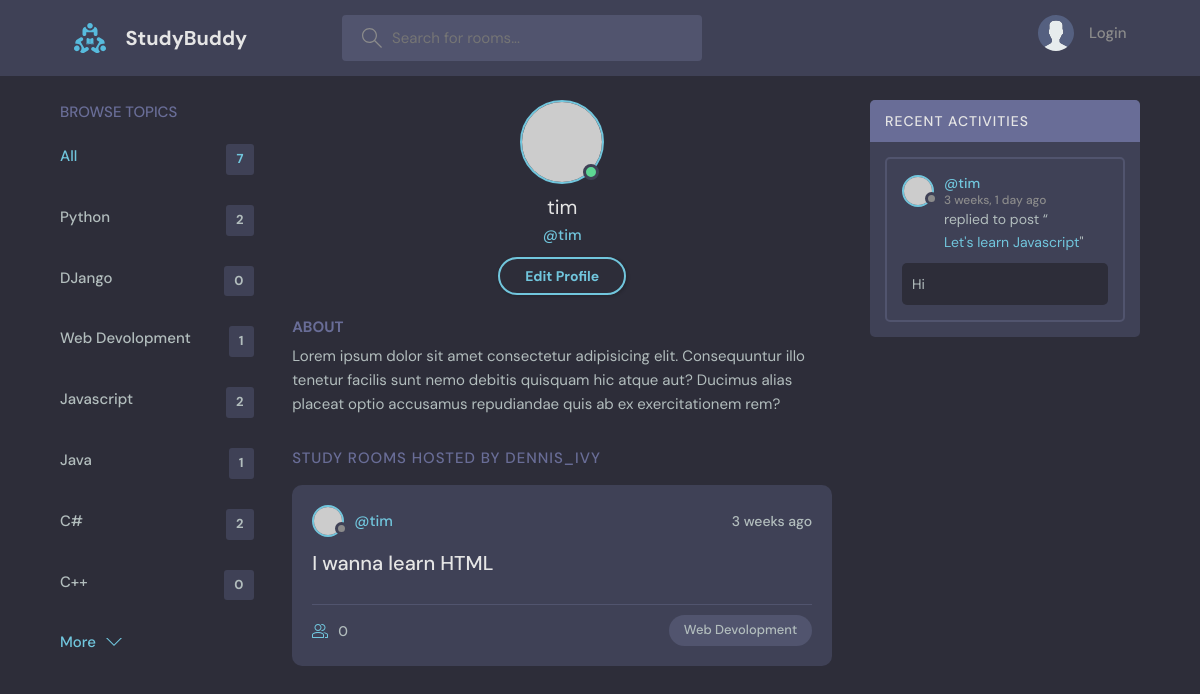
Page /user-profile/2/ on the committed database.
### base/models.py (models this page shows, shortened)
class Topic(models.Model):
    name = models.CharField(max_length=200)

class Room(models.Model):
    host = models.ForeignKey(User, on_delete=models.SET_NULL, null=True)
    topic = models.ForeignKey(Topic, on_delete=models.SET_NULL, null=True)
    name = models.CharField(max_length=200)
    description = models.TextField(null=True, blank=True)
    participants = models.ManyToManyField(
        User, related_name='participants', blank=True)
    updated = models.DateTimeField(auto_now=True)
    created = models.DateTimeField(auto_now_add=True)
    class Meta:
        ordering = ['-updated', '-created']

class Message(models.Model):
    user = models.ForeignKey(User, on_delete=models.CASCADE)
    room = models.ForeignKey(Room, on_delete=models.CASCADE)
    body = models.TextField()
    updated = models.DateTimeField(auto_now=True)
    created = models.DateTimeField(auto_now_add=True)
    class Meta:
        ordering = ['-updated', '-created']

### base/views.py (the view)
# urls.py: path('user-profile/<str:pk>/', views.userProfile, name='user-profile'),
def userProfile(request, pk):
    user = User.objects.get(id=pk)
    rooms = user.room_set.all()
    room_message = user.message_set.all()
    topics = Topic.objects.all()
    context = {'user':user, 'rooms':rooms, 'room_messages':room_message,
               'topics':topics}
    return render(request, 'base/profile.html', context)

### base/templates/base/profile.html
{% extends 'main.html' %}
{% block content %}
  <main class="profile-page layout layout--3">
    <div class="container">
      {% include 'base/topics_components.html' %}
      <div class="roomList">
        <div class="profile">
          <div class="profile__avatar">
            <div class="avatar avatar--large active">
              <img src="https://randomuser.me/api/portraits/men/11.jpg" />
            </div>
          </div>
          <div class="profile__info">
            <h3>{{user.username}}</h3>
            <p>@{{user.username}}</p>
            <a href="edit-user.html" class="btn btn--main btn--pill">Edit Profile</a>
          </div>
          <div class="profile__about">
            <h3>About</h3>
            <p>
              Lorem ipsum dolor sit amet consectetur adipisicing elit. Consequuntur illo tenetur
              facilis sunt nemo debitis quisquam hic atque aut? Ducimus alias placeat optio
              accusamus repudiandae quis ab ex exercitationem rem?
            </p>
          </div>
        </div>
        <div class="roomList__header">
          <div>
            <h2>Study Rooms Hosted by dennis_ivy</a>
            </h2>
          </div>
        </div>
        {% include 'base/feed_components.html' %}
      </div>
      {% include 'base/activity_components.html' %}
    </div>
  </main>
{% endblock content %}

### base/templates/base/topics_components.html
<div class="topics">
    <div class="topics__header">
      <h2>Browse Topics</h2>
    </div>
    <ul class="topics__list">
      <li>
        <a href="{% url 'home' %}" class="active">All <span>{{topics.count}}</span></a>
      </li>
      {% for topic in topics %}
      <li>
        <a href="{% url 'home' %}?q={{topic.name}}">{{topic.name}}<span>{{topic.room_set.all.count}}</span></a>
      </li>
      {%endfor%}
    </ul>
    <a class="btn btn--link" href="topics.html">
      More
      <svg version="1.1" xmlns="http://www.w3.org/2000/svg" width="32" height="32" viewBox="0 0 32 32">
        <title>chevron-down</title>
        <path d="M16 21l-13-13h-3l16 16 16-16h-3l-13 13z"></path>
      </svg>
    </a>
  </div>

### base/templates/base/feed_components.html (shortened to what this page needs)
{% for room in rooms %}
<div class="roomListRoom">
    <div class="roomListRoom__header">
      <a href="{% url 'user-profile' room.host.id %}" class="roomListRoom__author">
        <div class="avatar avatar--small">
          <img src="https://randomuser.me/api/portraits/women/11.jpg" />
        </div>
        <span>@{{room.host.username}}</span>
      </a>
      <div class="roomListRoom__actions">
        <span>{{room.created | timesince}} ago</span>
      </div>
    </div>
    <div class="roomListRoom__content">
      <a href="{% url 'room' room.id %}">{{room.name}}</a>
    </div>
    <div class="roomListRoom__meta">
      <a href="{% url 'room' room.id %}" class="roomListRoom__joined">
        {{room.participants.all.count}}
      </a>
      <p class="roomListRoom__topic">{{room.topic.name}}</p>
    </div>
</div>
{% endfor %}

### base/templates/base/activity_components.html (shortened to what this page needs)
<div class="activities">
    <div class="activities__header">
      <h2>Recent Activities</h2>
    </div>
    {% for message in room_messages %}
    <div class="activities__box">
      <div class="activities__boxHeader roomListRoom__header">
        <a href="{% url 'user-profile' message.user.id %}" class="roomListRoom__author">
          <div class="avatar avatar--small">
            <img src="https://randomuser.me/api/portraits/women/11.jpg" />
          </div>
          <p>
            @{{message.user}}
            <span>{{message.created|timesince}} ago</span>
          </p>
        </a>
      </div>
      <div class="activities__boxContent">
        <p>replied to post “<a href="{% url 'room' message.room.id %}">{{message.room.name}}</a>"</p>
        <div class="activities__boxRoomContent">
            {{message.body}}
        </div>
      </div>
    </div>
    {% endfor %}
  </div>

### rows in the picture
Topic: name "Python", room_set.all.count "2"
Topic: name "DJango", room_set.all.count "0"
Topic: name "Web Devolopment", room_set.all.count "1"
Topic: name "Javascript", room_set.all.count "2"
Topic: name "Java", room_set.all.count "1"
Topic: name "C#", room_set.all.count "2"
Topic: name "C++", room_set.all.count "0"
Room: host.username "tim", created "3 weeks", name "I wanna learn HTML", participants.all.count "0", topic.name "Web Devolopment"
Message: user "tim", created "3 weeks, 1 day", room.name "Let's learn Javascript", body "Hi"

### other values in the picture
{{ topics.count }} "7"
{{ user.username }} "tim"
